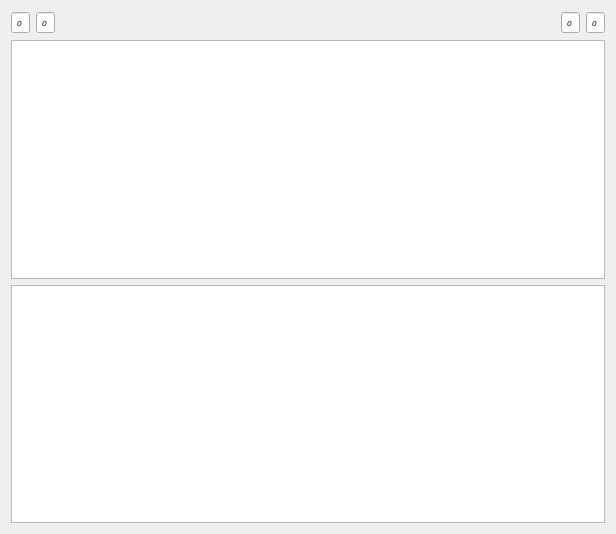
<?xml version="1.0" encoding="UTF-8"?>
<ui version="4.0">
 <class>normalJointDialog</class>
 <widget class="QDialog" name="normalJointDialog">
  <property name="geometry">
   <rect>
    <x>0</x>
    <y>0</y>
    <width>616</width>
    <height>534</height>
   </rect>
  </property>
  <property name="windowTitle">
   <string>Dialog</string>
  </property>
  <layout class="QGridLayout" name="gridLayout">
   <item row="0" column="0">
    <layout class="QVBoxLayout" name="verticalLayout">
     <item>
      <layout class="QHBoxLayout" name="horizontalLayout">
       <item>
        <widget class="SpinBox" name="openingMinN">
         <property name="sizePolicy">
          <sizepolicy hsizetype="Maximum" vsizetype="Maximum">
           <horstretch>0</horstretch>
           <verstretch>0</verstretch>
          </sizepolicy>
         </property>
         <property name="maximumSize">
          <size>
           <width>40</width>
           <height>40</height>
          </size>
         </property>
         <property name="font">
          <font>
           <pointsize>6</pointsize>
           <italic>true</italic>
          </font>
         </property>
         <property name="toolTip">
          <string>openingMinN</string>
         </property>
         <property name="alignment">
          <set>Qt::AlignCenter</set>
         </property>
         <property name="buttonSymbols">
          <enum>QAbstractSpinBox::NoButtons</enum>
         </property>
        </widget>
       </item>
       <item>
        <widget class="SpinBox" name="openingMaxN">
         <property name="sizePolicy">
          <sizepolicy hsizetype="Maximum" vsizetype="Maximum">
           <horstretch>0</horstretch>
           <verstretch>0</verstretch>
          </sizepolicy>
         </property>
         <property name="maximumSize">
          <size>
           <width>40</width>
           <height>40</height>
          </size>
         </property>
         <property name="font">
          <font>
           <pointsize>6</pointsize>
           <italic>true</italic>
          </font>
         </property>
         <property name="toolTip">
          <string>openingMaxN</string>
         </property>
         <property name="alignment">
          <set>Qt::AlignCenter</set>
         </property>
         <property name="buttonSymbols">
          <enum>QAbstractSpinBox::NoButtons</enum>
         </property>
        </widget>
       </item>
       <item>
        <spacer name="horizontalSpacer">
         <property name="orientation">
          <enum>Qt::Horizontal</enum>
         </property>
         <property name="sizeHint" stdset="0">
          <size>
           <width>40</width>
           <height>20</height>
          </size>
         </property>
        </spacer>
       </item>
       <item>
        <widget class="SpinBox" name="openingMinP">
         <property name="sizePolicy">
          <sizepolicy hsizetype="Maximum" vsizetype="Maximum">
           <horstretch>0</horstretch>
           <verstretch>0</verstretch>
          </sizepolicy>
         </property>
         <property name="maximumSize">
          <size>
           <width>40</width>
           <height>40</height>
          </size>
         </property>
         <property name="font">
          <font>
           <pointsize>6</pointsize>
           <italic>true</italic>
          </font>
         </property>
         <property name="toolTip">
          <string>openingMinP</string>
         </property>
         <property name="alignment">
          <set>Qt::AlignCenter</set>
         </property>
         <property name="buttonSymbols">
          <enum>QAbstractSpinBox::NoButtons</enum>
         </property>
        </widget>
       </item>
       <item>
        <widget class="SpinBox" name="openingMaxP">
         <property name="sizePolicy">
          <sizepolicy hsizetype="Maximum" vsizetype="Maximum">
           <horstretch>0</horstretch>
           <verstretch>0</verstretch>
          </sizepolicy>
         </property>
         <property name="maximumSize">
          <size>
           <width>40</width>
           <height>40</height>
          </size>
         </property>
         <property name="font">
          <font>
           <pointsize>6</pointsize>
           <italic>true</italic>
          </font>
         </property>
         <property name="toolTip">
          <string>openingMaxP</string>
         </property>
         <property name="alignment">
          <set>Qt::AlignCenter</set>
         </property>
         <property name="readOnly">
          <bool>false</bool>
         </property>
         <property name="buttonSymbols">
          <enum>QAbstractSpinBox::NoButtons</enum>
         </property>
        </widget>
       </item>
      </layout>
     </item>
     <item>
      <widget class="QTableView" name="table"/>
     </item>
     <item>
      <widget class="PlotWidget" name="relationPlotWidget"/>
     </item>
    </layout>
   </item>
  </layout>
 </widget>
 <customwidgets>
  <customwidget>
   <class>SpinBox</class>
   <extends>QSpinBox</extends>
   <header>pyqtgraph</header>
   <slots>
    <signal>sigValueChanged()</signal>
    <signal>sigValueChaning(float)</signal>
   </slots>
  </customwidget>
  <customwidget>
   <class>PlotWidget</class>
   <extends>QGraphicsView</extends>
   <header>pyqtgraph</header>
  </customwidget>
 </customwidgets>
 <resources/>
 <connections/>
</ui>
